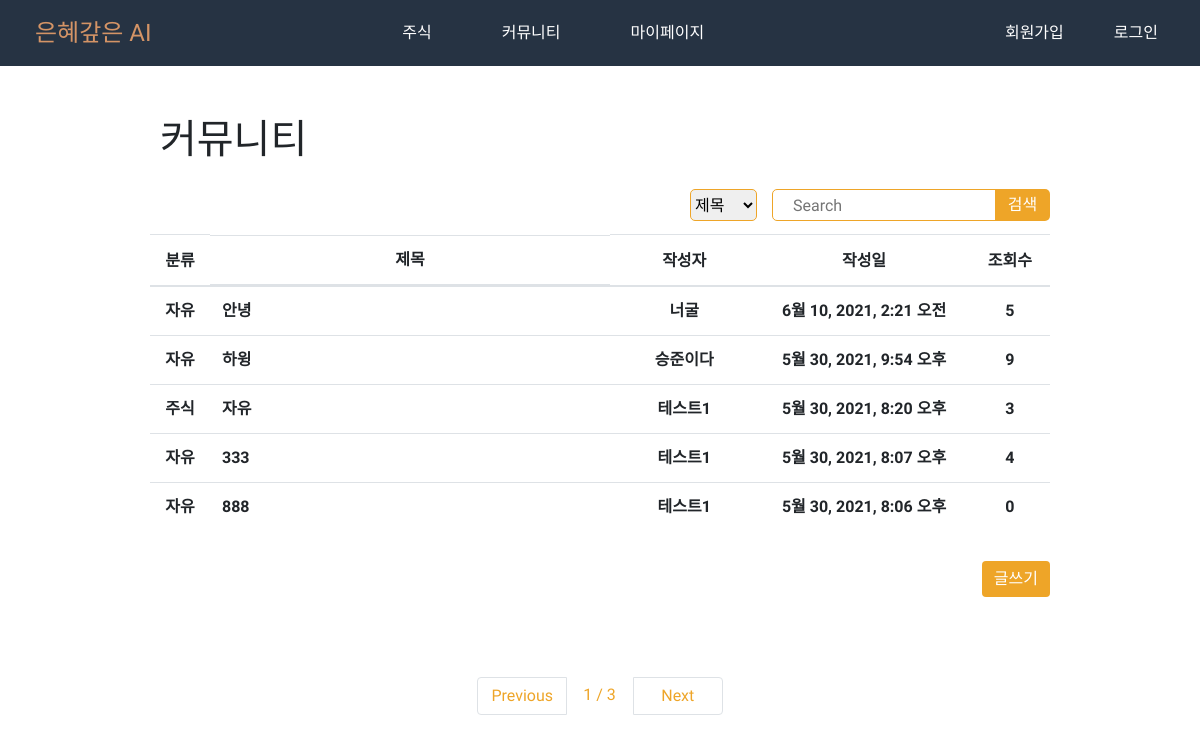
/board/list/, run on the app's committed database.
### board/models.py (models this page shows, shortened)
class Board(models.Model):
    title = models.CharField(max_length=200, verbose_name="제목")
    contents = models.TextField(verbose_name="내용")
    writer = models.ForeignKey('users.User', on_delete=models.CASCADE, verbose_name="작성자")
    created_at = models.DateTimeField(auto_now_add=True, verbose_name="작성일")
    updated_at = models.DateTimeField(auto_now=True, verbose_name="최종수정일")
    hits = models.PositiveIntegerField(default=0, verbose_name="조회수")
    category = models.CharField(max_length=10, verbose_name="카테고리")
    locate = models.IntegerField(default=0, verbose_name="상단고정")
    class Meta:
        db_table = 'boards'
        verbose_name = '게시판'
        verbose_name_plural = '게시판'

### users/models.py (models this page shows)
class User(AbstractUser):
    birth = models.DateField(default="2000-01-01",verbose_name="생년월일")
    email = models.EmailField(unique=True, verbose_name="이메일")
    name = models.CharField(max_length=20, verbose_name="이름")
    sex = models.CharField(max_length=10, verbose_name="성별")
    n_name = models.CharField(max_length=20, unique=True, verbose_name="닉네임")

### board/views.py (the view)
# urls.py: path('list/', views.board_list, name='list'),
def board_list(request):
    all_boards = Board.objects.all().order_by('-locate','-id')
    page = int(request.GET.get('p', 1))
    pagenator = Paginator(all_boards, 5)
    boards = pagenator.get_page(page)
    return render(request, 'board/board_list.html', {"boards": boards})

### templates/board/board_list.html (shortened to what this page needs)
<!DOCTYPE html>
{% load static %}
<html lang="en">
<head>
    <link rel="stylesheet" href="{% static 'css/bootstrap.css' %}">
</head>
<body>
{% include "navi.html" %}
<div id="board_area" style="padding-top: 50px; width: 900px; position: relative;  margin: 0 auto;
                 ">
    <h1 style="margin-bottom: 25px; padding-left: 10px;">커뮤니티</h1>
    <table class="table table-hover" >
        <form    action="{% url 'board:search' %}" method="get">
            <div class="se" style="float:right">
                <span class="box">
                <select id ="f" name="f" class="sel">
                        <option value="t">제목</option>
                </select>
                </span>
                <input class="se_input" type="text"  name="b" placeholder="Search"  value="{{ b }}">
                <input class="se_btn" type="submit" value="검색">
            </div>
        </form>
        <thead>
        <tr>
            <th width="70" style="text-align:center">분류</th>
            <th width="400" style="text-align:center; display: block; white-space:nowrap; overflow:hidden; text-overflow:ellipsis;">제목</th>
            <th width="120" style="text-align:center">작성자</th>
            <th width="280" style="text-align:center">작성일</th>
            <th width="100" style="text-align:center">조회수</th>
        </tr>
        </thead>
        <tbody style="cursor: pointer;">
        {% for board in boards %}
        <tr onclick="location.href='/board/detail/{{ board.id }}/'">
            {% if board.category == '공지' %}
            <th width="70" style="text-align:center; color:red;font-weight:bolder;">{{ board.category }}</th>
            {% else %}
            <th width="70" style="text-align:center">{{ board.category }}</th>
            {% endif %}
            {% if not board.writer.n_name %}
            {% if board.category == '공지' %}
            <th width="400" style="color:red; font-weight:bolder; display: block; white-space:nowrap; overflow:hidden; text-overflow:ellipsis;" >{{ board.title }}</th>
            {% else %}
             <th width="400" style="display: block; white-space:nowrap; overflow:hidden; text-overflow:ellipsis;">{{ board.title }}</th>
            {% endif %}
            {% else %}
            <th width="400" style="display: block; white-space:nowrap; overflow:hidden; text-overflow:ellipsis;" >{{ board.title }}</th>
            {% endif %}
            {% if not board.writer.n_name %}
            <th width="200" style="color:red; font-weight:bolder;text-align:center; "> 관리자 </th>
            {% else %}
            <th width="200" style="text-align:center"> {{ board.writer.n_name }}</th>
            {% endif %}
            <th width="280" style="text-align:center">{{ board.created_at }}</th>
            <th width="100" style="text-align:center">{{ board.hits }}</th>
        </tr>
        {% endfor %}
        </tbody>
    </table>
    <p style="text-align:right; margin-top:30px" ><button type="button" class="btn btn-primary"  onclick="location.href='/board/write/'" style="background-color: #eea528; border: #eea528;">글쓰기</button></p>
    <nav aria-label="Page navigation example" style="padding-top:150px color: #eea528; margin-top: 80px;" >
        <ul class="pagination justify-content-center">
            {% if boards.has_previous %}
            <li class="page-item">
                <a class="page-link" href="?p={{ boards.previous_page_number }}" style="width:90px; text-align:center; margin-right:5px; color: #eea528;"
                >Previous</a
                >
            </li>
            {% else %}
            <li class="page-item disabled">
                <a class="page-link" href="#" style="width:90px; text-align:center; margin-right:5px; color: #eea528;" >Previous</a>
            </li>
            {% endif %}
            <li class="page-item" >
                <label class="p-link" style="text_decoration: none; color: #eea528;"
                >{{ boards.number }} / {{ boards.paginator.num_pages }}</label
                >
            </li>
            {% if boards.has_next %}
            <li class="page-item">
                <a class="page-link" href="?p={{ boards.next_page_number }}" style="width:90px; text-align:center; margin-left:5px; color: #eea528;">Next</a>
            </li>
            {% else %}
            <li class="page-item disabled">
                <a class="page-link" href="#" style="width:90px; text-align:center; margin-left:5px; color: #eea528;">Next</a>
            </li>
            {% endif %}
        </ul>
    </nav>
</div>
</body>
</html>

### static/css/navi.css (style rules this page uses)
body { margin: 0; font-family: 'Nanum Myeongjo'; }

### templates/board/board_list.html (style rules this page uses)
.p-link { position: relative; display: block; padding: 0.5rem 0.75rem; margin-left: -1px; line-height: 1.25; color: #007bff; background-color: #fff; }
.se { position: relative; height: 35px; background: rgba(0, 0, 0, 0); width: 360px; margin-bottom: 10px; float: right; }
.se_input { position: absolute; right: 28px; width: 250px; height: 32px; float:left; font-size: 16px; border-radius: 5px; border-top-right-radius: 0; border-bottom-right-radius: 0; border: 1px solid #eea528; padding-left: 20px; outline: none; }
.se_btn { position: absolute; right: 0; width: 55px; height: 32px; background: #eea528; border: none; border-radius: 5px; border-top-left-radius: 0; border-bottom-left-radius: 0; color: #FFF; font-size: 16px; outline: none; cursor: pointer; }
.box { position: absolute; float: left; margin-right: 10px; }
.sel { height: 32px; border-radius: 5px; border: 1px solid #eea528; }

### data on the page
Board: category "자유", title "안녕", writer.n_name "너굴", created_at "6월 10, 2021, 2:21 오전", hits "5"
Board: category "자유", title "하윙", writer.n_name "승준이다", created_at "5월 30, 2021, 9:54 오후", hits "9"
Board: category "주식", title "자유", writer.n_name "테스트1", created_at "5월 30, 2021, 8:20 오후", hits "3"
Board: category "자유", title "333", writer.n_name "테스트1", created_at "5월 30, 2021, 8:07 오후", hits "4"
Board: category "자유", title "888", writer.n_name "테스트1", created_at "5월 30, 2021, 8:06 오후", hits "0"

### other printed values
{{ boards.number }} "1"
{{ boards.paginator.num_pages }} "3"
